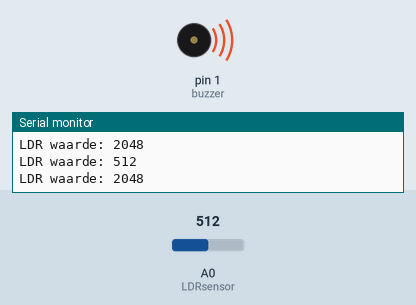
This sketch was run on a simulated Arduino Uno, built with avr-gcc and run on an emulated ATmega328P. Parts: buzzer (waves = sounding), the last lines printed to the serial monitor. Inputs (shaded band) come from the test bench; at power-on: A0 (LDRsensor) = 512.

Above: at 1.2 s.
1.3 s: A0 (LDRsensor) set to 0
At 1.6 s:
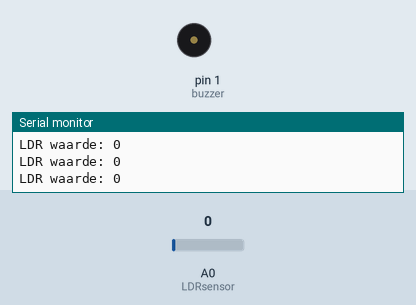
2.8 s: A0 (LDRsensor) set to 122
At 4.1 s:
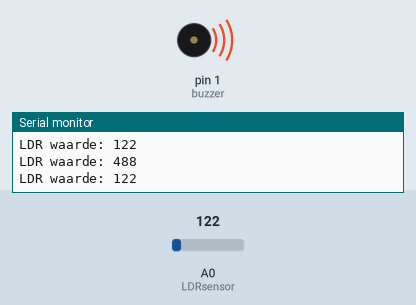
Timing chart, 0 to 5.8 s (numbered marks = the images above; inputs shaded):
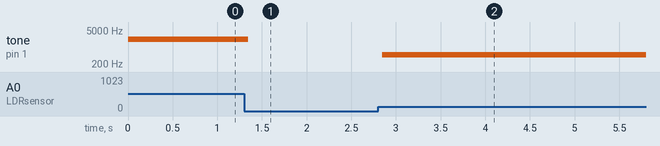

Measured:
- after the input at 1.3 s, tone on pin 1 (buzzer): 2048 Hz → silent after 0.05 s
- after the input at 2.8 s, tone on pin 1 (buzzer): silent → 488 Hz after 0.05 s

The sketch:

c3w6_debugging_oefening_2_oplossing.ino
```cpp
// in dit voorbeeld gebruiken we een LDR (light dependend resistor) als input en een buzzer als outpu
int LDRsensor = A0;    // de LDR sensor is aangesloten op pin A0
const int buzzer = 1;  //buzzer to arduino pin 1
int LDRwaarde = 0;
void setup() {
  pinMode(buzzer, OUTPUT);
  Serial.begin(9600);  // zet seriele poort aan op 9600 baud.
}

void loop() {
  // lees de LDR waarde uit en zet deze in een variable.
  LDRwaarde = analogRead(LDRsensor);

  // print LDR waarde via seriele monitor
  Serial.print("LDR waarde: ");
  Serial.print(LDRwaarde);
  Serial.println("");

  // de LDRwaarde varieert tussen de 0 en 255 deze zetten we om naar een waarde tussen de 0 en 1000
  LDRwaarde = LDRwaarde * 4;
  Serial.print("LDR waarde: ");
  Serial.print(LDRwaarde);
  Serial.println("");
  tone(buzzer, LDRwaarde);  // Send 1KHz sound signal..
}
```
